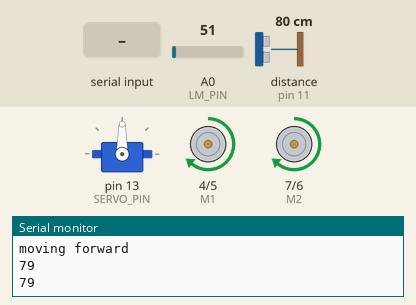
Bench run of a sketch on a simulated Arduino Uno, built with avr-gcc and run on an emulated ATmega328P. Parts: servo, direction and speed pins drawn as motors (green arrow = direction pin HIGH = forward, orange = LOW = backward, longer = more drive), the last lines printed to the serial monitor. Wiring (inferred from the names in the program): ultrasonic range finder: trigger pin 12; echo pin 11. The test bench sets the inputs (shaded band); at power-on: distance to the obstacle (sensor on pin 11) 80 cm, A0 (LM_PIN) = 51. The echo pulse lasts 58.3 µs per cm.

Above: at 1.2 s.
1.3 s: distance to the obstacle (sensor on pin 11) set to 38 cm
4.3 s: distance to the obstacle (sensor on pin 11) set to 33 cm
At 5.0 s:
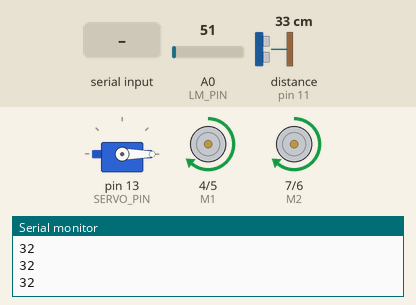
At 7.2 s:
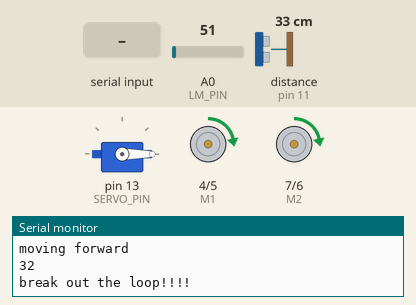
7.3 s: distance to the obstacle (sensor on pin 11) set to 250 cm
At 8.4 s:
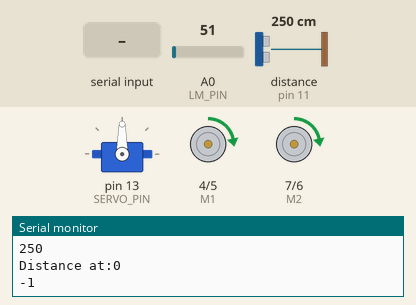
10.3 s: "2" received over the second serial link
13.3 s: "3" received over the second serial link
15.8 s: "M" received over the second serial link
At 16.4 s:
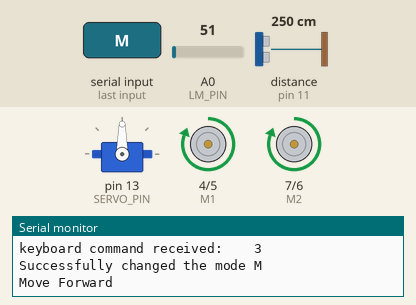
Timing chart, 0 to 18.3 s (numbered marks = the images above; inputs shaded):
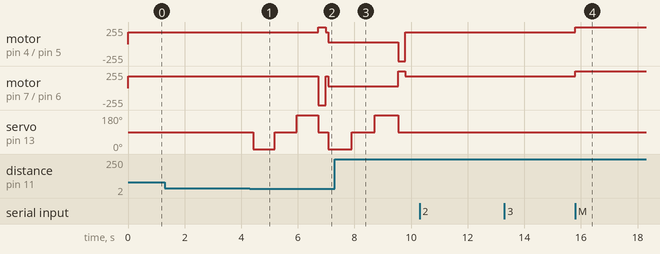

The sketch:

Framework.ino
```cpp
#include<Servo.h>
#include <SoftwareSerial.h>
Servo servo;                    //Create an object myServo
SoftwareSerial BT(9, 10);
//robot motor pin configuration
//Arduino PWM Speed Control： E1 is right motor; E2 is left motor
const int E1 = 5;
const int M1 = 4;
const int E2 = 6;
const int M2 = 7;

//sonar sensor pin configuration
const int TRIG_PIN = 12;
const int ECHO_PIN = 11;
const int SERVO_PIN = 13;

//shift register pin configuration
const int latchPin = 8;
const int clockPin = 9;
const int dataPin = 10;

const int LM_PIN = A0;      //Pin for LM-35 temperature sensor
const int SWITCH_PIN = 3;        //Pin for pull up Switch

//define some constants here
const int DISTANCE_LIMIT = 35;
const int MAX_SPEED = 255;

const int DECELERATION = 45;

volatile byte half_revolutions;
unsigned int rpm;
unsigned long timeold;

volatile int flag=1;
int dis;

char instr='1';

void setup()
{
  pinMode(M1, OUTPUT);
  pinMode(M2, OUTPUT);

  pinMode(TRIG_PIN, OUTPUT);
  pinMode(ECHO_PIN, INPUT);

  pinMode(SWITCH_PIN, INPUT);

  servo.attach(SERVO_PIN);
  Serial.begin(9600);
  BT.begin(9600);

  //interrupt when button is read HIGH
   //attachInterrupt(digitalPinToInterrupt(SWITCH_PIN), isr, HIGH);
//   attachInterrupt(0, rpm_fun, RISING);
}

void isr(){
  flag++;
  if(flag==3){
    flag=1;
  }
}
void loop()
{
   /* choose the mode based on the flag we have */
  chooseMode(flag);
  update_flag(instr);
  Serial.print("Successfully changed the mode ");
  //Stop();
  //delay(1000);
}

void chooseMode(int flag){
  switch(flag){
    case 1:mode1();
    break;
    case 2:mode2();
    break;
    case 3:mode3();
    break;
    default :
    mode1();
  }
}

void mode1(){
  //servo.write(90);  //make the sensor facing forward again
   Serial.println("In mode 1");
  moveForward(180);
  do {
    Serial.println("moving forward");

    // update_keyboard();
    update_instr();
    if(flag!=1 || instr =='2' || instr =='3' ) {
      return; //check the interrupt flag
    }

    dis=readSonar();
    if (dis < DISTANCE_LIMIT  && dis !=-1) {
     decelerate(DECELERATION);

     Serial.println("break out the loop!!!!");
     break;
    }
     dis=readSonar();
  }while(dis >= DISTANCE_LIMIT || dis ==-1);

   // update_keyboard();
    update_instr();
    if(flag!=1 || instr =='2' || instr =='3' ) {
      return; //check the interrupt flag
    }
  int scanVal=scanAround(2);
  Serial.print("degree is.....");
  Serial.print(scanVal);
 rotate(scanVal);
}

//basic functionality 2
void mode2(){

  while(flag==2) {
    Serial.println("In mode 2");

   // update_keyboard();
  update_instr();
    if(flag!=2 || instr =='1' || instr =='3' ) {
      return;
    }

    /**
     * TODO:do someting here: codes about function 2
     */

  }

}

//additional functionality
void mode3(){


  while(flag==3 ){
   // Serial.println("In mode 3");
    read_instruction();
   // read_keyboard();
    //update_keyboard();
    if(flag!=3 || instr =='1' || instr =='2' ) {
      return;
    }
  }
}


void update_flag(char instr){
  if(instr=='1'){
        flag=1;
      }
  else if (instr=='2'){
        flag=2;
  }
  else if (instr=='3'){
        flag=3;
  }

}

void moveForward(long power) {
  digitalWrite(M1, HIGH);
  digitalWrite(M2, HIGH);
  analogWrite(E1, power);
  analogWrite(E2, power);
}


/**
 * make the robot stop immidietly
 */
void Stop() {
  digitalWrite(M1, HIGH);
  digitalWrite(M2, HIGH);
  analogWrite(E1, 0);
  analogWrite(E2, 0);
}

/*TODO: We need several testing to find a reasonable connection between
 * level and DISTANCE_LIMIT to make it approach the object as much as possible
 * right now, just use arbitary level and DISTANCE_LIMIT
 */

void decelerate(int DECELERATION) {
  for (int i = 255; i >= 0; i = i - DECELERATION) {
    digitalWrite(M1, HIGH);
    digitalWrite(M2, HIGH);
    analogWrite(E1, i);
    analogWrite(E2, i);
    delay(5);
  }
}
void turnRight(long Time) {
  Serial.println("turn Right");
  unsigned long oldtime;
  oldtime = millis();

  while (millis() - oldtime <= Time) {
    digitalWrite(M1, LOW);
    digitalWrite(M2, HIGH);
    analogWrite(E1, 255);
    analogWrite(E2, 255);
  }
}

void turnLeft(long Time) {
  Serial.println("turn left");
  unsigned long oldtime;
  oldtime = millis();

  while (millis() - oldtime <= Time) {
    digitalWrite(M1, HIGH);
    digitalWrite(M2, LOW);
    analogWrite(E1, 255);
    analogWrite(E2, 255);
  }
}
/**
 * scan the surrounding from 0 to 180 degrees
 * @param parts:divide 180 degrees into several parts
 *  the bigger the parts is, the sensor will stop more times to record values
 * @return the angle the robot need to turn
 *  the angle should between [0,180]
 */
 int scanAround(int parts){
  int vals[parts];
  int maxDegree=0;
  int maxAngle=0;
  servo.write(0); //turn the servo to 0 degree
  for(int i=0;i<=parts;i++){

   /*  update_keyboard();
    if(flag!=1 || (instr=BT.read()) =='B' || instr =='M' ) {
      switch(instr){
        case 'M':flag=3;
      }
      return -1; //check the interrupt flag
    }*/
    servo.write(i*180/parts);
    delay(500);
    vals[i]=readSonarAvg();
    Serial.print("Distance at:");
    Serial.println(i);
    Serial.println(vals[i]);

    if (vals[i]>=maxDegree){
      maxAngle=i;
      maxDegree=vals[i];
    }
  }
 servo.write(90);  //make the sensor facing forward again
 return maxAngle;
}

int readSonarAvg(){
  int a=readSonar();
  delay(5);
  int b=readSonar();
  delay(5);
  int c=readSonar();
  delay(5);
  int d=readSonar();
  return (a+b+c+d)/4;
}
/*TODO: The robot will then use the servo motor to move the ultrasonic sensor
 * independently to scan from left to the right side of the robot and picks the side
 * that has the best/longest free space for movement and then it turns 90 degrees
 * (to left or right dependent on the input from the sensor)
 * and continues the movement until it reaches another object.
 *
 * How to decide it to turn?
 */

/**
 * rotate the robot based on the given degree
 * if 0<=degree<90, turn right
 * if 90<degree<=180, turn left
 * if degree=90, do nothing
 */
void rotate(int degree){
  if( degree==0){
    turnRight(250);
  }
  else if ( degree==2){
    turnLeft(250); //TODO Chanve the value to make it turn 90 degree
  }
}

  /**
 * Function: Control the sonar to send a pulse, and measure the duration from the echo, calculate the distance as per temperature
 * @return: a long that indicates the distance it gets, in cm, from 0 to 200, -1 if the range is not reasonable.
*/

long readSonar(){
    long duration, distance;
    digitalWrite(TRIG_PIN, HIGH);           //set trigger pin to HIGH
    delayMicroseconds(1000);
    digitalWrite(TRIG_PIN, LOW);            //set trigger pin to LOW
    duration = pulseIn(ECHO_PIN, HIGH);     //read echo pin
    long temp=readTmpLM();                 //read temperature
    long sound_speed=331.5 + (0.6 * temp);                 //calculate the sound speed at the point
    distance = (duration * sound_speed * 0.0001)/2;        //compute distance from duration of echo Pin
    Serial.println(distance);
       delay(50); //Warning: make delay 50ms
    if (distance >= 200 || distance <= 0){   //deciding whether or not distance is reasonable
        return(-1);                         //if not, return -1
    }
    else{
        return(distance);
    }
  }

/**
 * Function: Read from analog pin the LM35 temperature sensor is connected to, and map the voltage to temperature in degree celsius
 * Param: None
 * Return: Float value indicates the temperature reading from LM35, nan if the sensor is not ready
*/
float readTmpLM(){
  float readVoltage = analogRead(LM_PIN);
  delay(10);
  readVoltage = analogRead(LM_PIN);        //Read twice and discard the first value so that the reading is not interfered by noise
  float tmp = map(readVoltage, 0, 225, 0, 100);
  return tmp;
}

/**
 * Function: Read the status of the switch ON/OFF
 * Param: None
 * Return: integer value indicate the status of the switch, '1' for On, '0' for Off
*/

int readSwitch(){
    if(digitalRead(SWITCH_PIN) == LOW){     //Use pull up resistor, switch considered closed when reading is low
          return 1;
      }
    return 0;
}


/****************************************************************************
/*
 * This method is to use Bluetooth to control the car
 */
void read_instruction(){
    char instruction;

    if( BT.available()){
      // if text arrived in from BT serial

      instruction = BT .read();

       Serial.println(instruction);
      if(instruction == 'R' ){             //turn right instruction
        turnRight(750);                  // I think the time interval for this is quite long
        Serial.println("Turn Right");
      }else if(instruction == 'L' ){      //turn left instruction
        turnLeft(750);
        Serial.println("Turn Left");
      }else if(instruction == 'M' ){      //move forward instruction
        moveForward(255);
        Serial.println("Move Forward");
      }
      else if(instruction == 'D' ){      //move forward instruction
        decelerate(DECELERATION);
        Serial.println("Decelerate");
      }
      else if(instruction == 'S' ){      //sudden stop insturction
        Stop();
        Serial.println("Sudden Stop");
      }
      else if(instruction == '1'){     //switch mode to automatical driving
         flag=1;
         instr='1';
      }
      else if(instruction == '2'){     //switch mode to automatical driving
         flag=2;
         instr='2';
      }
      else if(instruction == '3'){     //switch mode to automatical driving
         flag=3;
         instr='3';
      }
      else{                            //instruction do not exist
         Serial.println("Wrong Instruction");
      }
    }
}


/*
 * THIS FUNCTION IS FOR TESTING USE
 * TO READ THE SERIAL INPUT FROM KEYBOARD
 * IT CAN BE DELETED AFTER THE TESTS
 */
void read_keyboard(){
    char instruction;

    if( Serial.available()){
      // if text arrived in from serial

      String s= Serial.readString();
      instruction=s[0];

      Serial.println(instruction);
      if(instruction == 'R' || instruction == 'r'){             //turn right instruction
        turnRight(750);                  // I think the time interval for this is quite long
        Serial.println("Turn Right");
      }else if(instruction == 'L' || instruction == 'l'){      //turn left instruction
        turnLeft(750);
        Serial.println("Turn Left");
      }else if(instruction == 'M' || instruction == 'm'){      //move forward instruction
        moveForward(255);
        Serial.println("Move Forward");
      }
      else if(instruction == 'D' || instruction == 'd'){      //move forward instruction
        decelerate(DECELERATION);
        Serial.println("Decelerate");
      }
      else if(instruction == 'S' || instruction == 's'){      //sudden stop insturction
        Stop();
        Serial.println("Sudden Stop");
      }
      else if(instruction == '1'){     //switch mode to automatical driving
         flag=1;
         instr='1';
      }
      else if(instruction == '2'){     //switch mode to automatical driving
         flag=2;
         instr='2';
      }
      else if(instruction == '3'){     //switch mode to automatical driving
         flag=3;
         instr='3';
      }
      else{                            //instruction do not exist
         Serial.println("Wrong Instruction");
      }
    }
}

/*
 * THIS FUNCTION IS FOR TESTING USE
 * TO READ THE SERIAL INPUT FROM KEYBOARD
 * IT CAN BE DELETED AFTER THE TESTS
 */
void update_keyboard() {
     if(Serial.available()){
      String s= Serial.readString();
      instr=s[0];
      Serial.print("keyboard command received:    ");
      Serial.println(instr);
     }
}

void update_instr() {
  if(BT.available()) {
     String s;
      s = BT.readString();
      instr=s[0];
      Serial.print("keyboard command received:    ");
      Serial.println(instr);
    }
    //commented out because i dont think it is useful
    /*else {
      instr = NULL;
      Serial.println("No new Bluetooth command");
    }*/
}
```

Measured:
- the behaviour switches between 36 and 35 cm on distance to the obstacle (sensor on pin 11) (found by bisection; images 0 and 1)
- after the input at 4.3 s, motor on pin 4 (M1) / pin 5 (E1): forward 180/255 → forward 255/255 after 2.4 s, → forward 180/255 0.25 s later, → forward 30/255 0.09 s later; motor on pin 7 (M2) / pin 6 (E2): forward 180/255 → backward 255/255 after 2.4 s, → forward 180/255 0.25 s later, → forward 30/255 0.09 s later
- after the input at 15.8 s, motor on pin 4 (M1) / pin 5 (E1), motor on pin 7 (M2) / pin 6 (E2): forward 180/255 → forward 255/255 at once
